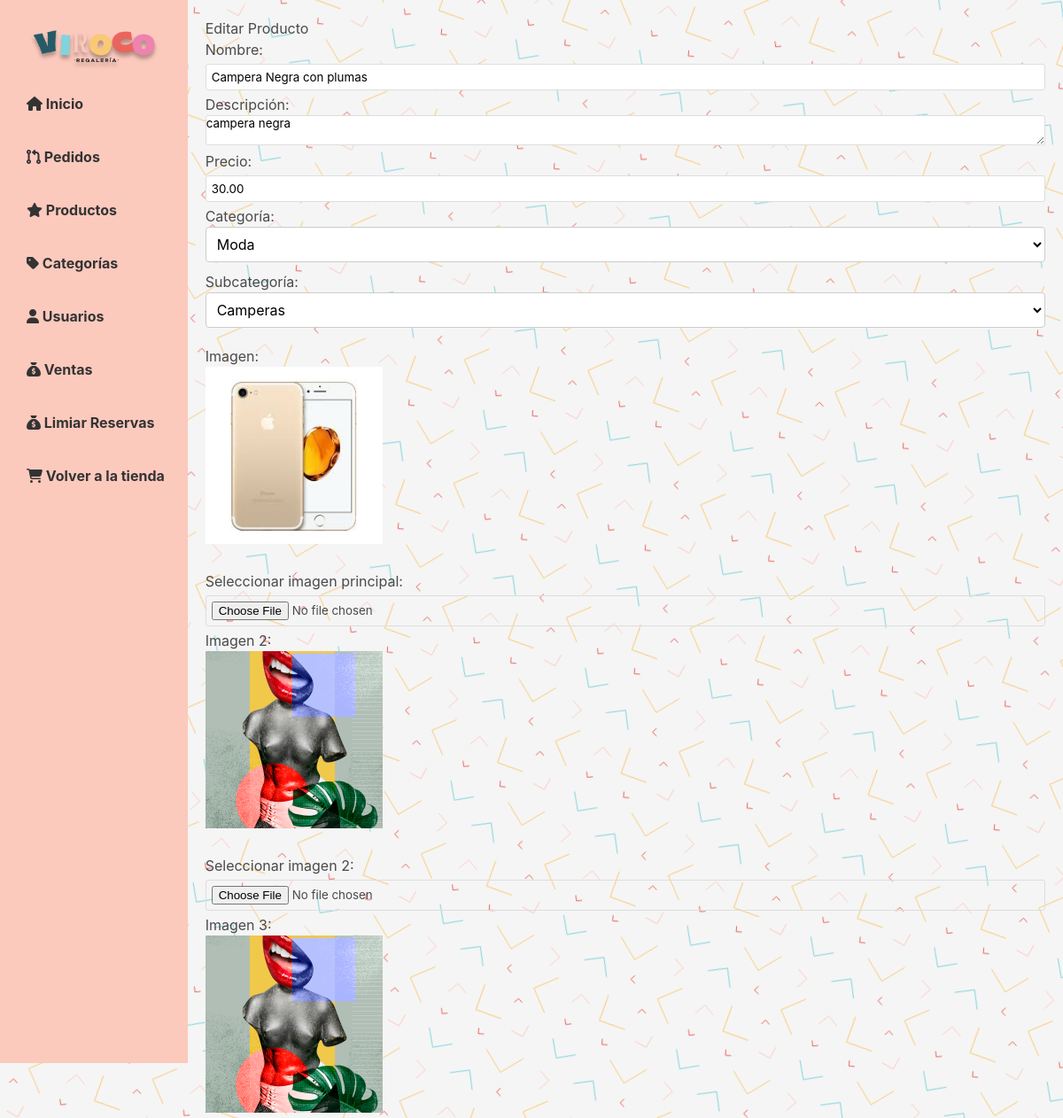
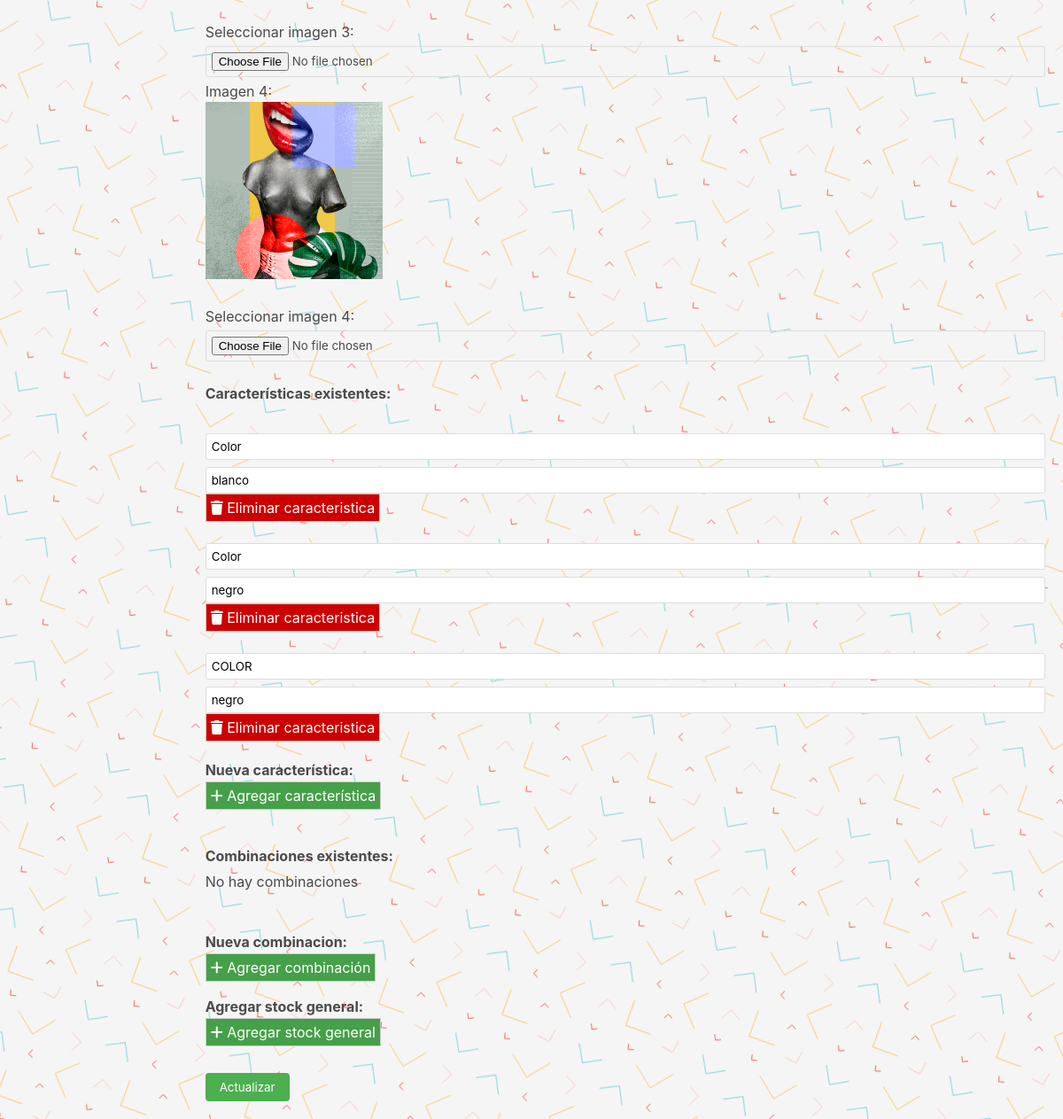
Page /admin/editar_producto.php?id=1 (signed in) on the committed database (2 pictures, top to bottom).
### tables this page shows
CREATE TABLE `productos` (
  `id` int(11) NOT NULL,
  `nombre` varchar(255) DEFAULT NULL,
  `descripcion` text DEFAULT NULL,
  `precio` decimal(10,2) DEFAULT NULL,
  `id_categoria` int(4) DEFAULT NULL,
  `id_subcategoria` int(4) NOT NULL,
  `stock` int(4) NOT NULL,
  `popular` int(11) NOT NULL DEFAULT 0,
  `imagen` varchar(255) DEFAULT NULL,
  `imagen2` text NOT NULL,
  `imagen3` text NOT NULL,
  `imagen4` text NOT NULL
);

CREATE TABLE `categorias` (
  `id_categoria` int(11) NOT NULL,
  `nombre_categoria` varchar(50) NOT NULL
);

CREATE TABLE `subcategorias` (
  `id_subcategoria` int(11) NOT NULL,
  `nombre_subcategoria` varchar(50) DEFAULT NULL,
  `id_categoria` int(11) NOT NULL
);

CREATE TABLE `caracteristicas` (
  `id_caracteristica` int(11) NOT NULL,
  `id_producto` int(11) NOT NULL,
  `nombre` varchar(50) NOT NULL,
  `valor` varchar(50) NOT NULL
);

### admin/editar_producto.php (the view, shortened to what this page needs)
<?php
require '../app/conexion.php';
$id = $_GET['id'];
$sql = "SELECT * FROM productos WHERE id = :id";
$stmt = $conexion->prepare($sql);
$stmt->execute([
    ':id' => $id
]);
$row = $stmt->fetch(PDO::FETCH_ASSOC);
$sql_categorias = "SELECT * FROM categorias";
$stmt_categorias = $conexion->prepare($sql_categorias);
$stmt_categorias->execute();
$categorias = $stmt_categorias->fetchAll(PDO::FETCH_ASSOC);
$sql_subcategorias = "SELECT * FROM subcategorias";
$stmt_subcategorias = $conexion->prepare($sql_subcategorias);
$stmt_subcategorias->execute();
$subcategorias = $stmt_subcategorias->fetchAll(PDO::FETCH_ASSOC);
$sql_combinaciones = "SELECT id_combinacion, combinacion_unica, stock FROM combinaciones_producto WHERE id_producto = :id";
$stmt_combinaciones = $conexion->prepare($sql_combinaciones);
$stmt_combinaciones->execute([':id' => $id]);
$combinaciones_actuales = $stmt_combinaciones->fetchAll(PDO::FETCH_ASSOC);
$sql_caracteristicas = "SELECT * FROM caracteristicas WHERE id_producto = :id";
$stmt_caracteristicas = $conexion->prepare($sql_caracteristicas);
$stmt_caracteristicas->execute([
    ':id' => $id
]);
$caracteristicas = $stmt_caracteristicas->fetchAll(PDO::FETCH_ASSOC);
?>
<!DOCTYPE html>
<html>
<head>
    <link rel="stylesheet" href="../estilos/estilo_admin.css">
    <link rel="stylesheet" href="https://cdnjs.cloudflare.com/ajax/libs/bulma/0.7.2/css/bulma.min.css">
</head>
<body>
    <div id="wrapper">
        <?php
            include('navbar_admin.php')
        ?>
        <div id="main">
            <h1>Editar Producto</h1>
            <form action="editar_producto.php" method="POST" enctype="multipart/form-data">
                <label for="nombre">Nombre:</label>
                <input type="text" name="nombre" id="nombre" value="<?php echo $row['nombre'] ?>"><br>
                <label for="descripcion">Descripción:</label>
                <textarea name="descripcion" id="descripcion"><?php echo $row['descripcion'] ?></textarea><br>
                <label for="precio">Precio:</label>
                <input type="number" step="0.01" name="precio" id="precio" value="<?php echo $row['precio'] ?>"><br>
                <label for="categoria">Categoría:</label>
                <select name="categoria" id="categoria">
                    <?php foreach($categorias as $categoria): ?>
                        <option value="<?php echo $categoria['id_categoria'] ?>"<?php if($categoria['id_categoria'] == $row['id_categoria']): ?> selected<?php endif; ?>><?php echo $categoria['nombre_categoria'] ?></option>
                    <?php endforeach; ?>
                </select><br>
                <label for="subcategoria">Subcategoría:</label>
                <select name="subcategoria" id="subcategoria">
                    <?php foreach($subcategorias as $subcategoria): ?>
                        <option value="<?php echo $subcategoria['id_subcategoria'] ?>"<?php if($subcategoria['id_subcategoria'] == $row['id_subcategoria']): ?> selected<?php endif; ?>><?php echo $subcategoria['nombre_subcategoria'] ?></option>
                    <?php endforeach; ?>
                </select><br>
                <?php
                    echo "<label for='imagen'>Imagen:</label>";
                    echo "<br>";
                    echo "<img class='ajuste_img2' src='" . $row['imagen'] . " ' height='150'>";
                    echo "<br><br>";
                ?>
                <label for="imagen">Seleccionar imagen principal:</label>
                <input type="file" name="imagen" id="imagen" accept="image/*"><br>
                <?php
                    echo "<label for='imagen2'>Imagen 2:</label>";
                    echo "<br>";
                    echo "<img src='" . $row['imagen2'] . "' height='150'>";
                    echo "<br><br>";
                ?>
                <label for="imagen2">Seleccionar imagen 2:</label>
                <input type="file" name="imagen2" id="imagen2" accept="image/*"><br>
                <?php
                    echo "<label for='imagen3'>Imagen 3:</label>";
                    echo "<br>";
                    echo "<img src='" . $row['imagen3'] . "' height='150'>";
                    echo "<br><br>";
                ?>
                <label for="imagen3">Seleccionar imagen 3:</label>
                <input type="file" name="imagen3" id="imagen3" accept="image/*"><br>
                <?php
                    echo "<label for='imagen4'>Imagen 4:</label>";
                    echo "<br>";
                    echo "<img src='" . $row['imagen4'] . "' height='150'>";
                    echo "<br><br>";
                ?>
                <label for="imagen4">Seleccionar imagen 4:</label>
                <input type="file" name="imagen4" id="imagen4" accept="image/*"><br>
                <h3 style="margin-top: 20px; margin-bottom: 5px; font-weight: bold;">Características existentes:</h3>
                <div id="contenedorCaracteristicasExistentes">
                    <?php foreach ($caracteristicas as $caracteristica) { ?>
                        <div class="campoCaracteristicaExistente"><br>
                            <input type="text" name="oldcaracteristicas[<?php echo $caracteristica['id_caracteristica'] ?>][nombre]" placeholder="Nombre" value="<?php echo $caracteristica['nombre'] ?>">
                            <input type="text" name="oldcaracteristicas[<?php echo $caracteristica['id_caracteristica'] ?>][valor]" placeholder="Valor" value="<?php echo $caracteristica['valor'] ?>">
                            <br><span class="eliminar" onclick="eliminarCampoCaracteristica(this)" style="width: 50px; height: 50px; color: #fff; background-color: #cc0000; cursor: pointer; padding: 5px; border: 1px solid #ccc;"><i class="fas fa-trash"></i> Eliminar caracteristica</span>
                        </div>
                    <?php } ?>
                </div>
                <br><h3 style="margin-bottom: 5px; font-weight: bold;">Nueva característica:</h3>
                <div id="contenedorCaracteristicas">
                    <span class="agregar" onclick="agregarCampoCaracteristica()" style="width: 50px; height: 50px; color: #fff; background-color: #45a049; cursor: pointer; padding: 5px; border: 1px solid #ccc;"><i class="fas fa-plus"></i> Agregar característica</span>
                </div>
                <br><h3 style="margin-top: 20px; margin-bottom: 5px; font-weight: bold;">Combinaciones existentes:</h3>
                <div id="contenedorCombinacionesExistentes">
                    <?php
                    if (count($combinaciones_actuales) == 0) { ?>
                    <p>No hay combinaciones</p>
                    <?php } else {
                        foreach ($combinaciones_actuales as $combinacion) { ?>
                        <div class="campoCombinacionExistente">
                            <label>Combinación: <?php echo $combinacion['combinacion_unica']; ?></label><br>
                            <label>Stock:</label>
                            <input type="number" name="oldcombinaciones[<?php echo $combinacion['id_combinacion']; ?>][stock]" value="<?php echo $combinacion['stock']; ?>">
                        </div>
                    <?php }};?>
                </div>
                <br><h3 style="margin-top: 20px; margin-bottom: 5px; font-weight: bold;">Nueva combinacion:</h3>
                <div id="contenedorCombinaciones">
                    <span class="agregar" onclick="agregarCampoCombinacion()" style="width: 50px; height: 50px; color: #fff; background-color: #45a049; cursor: pointer; padding: 5px; border: 1px solid #ccc;"><i class="fas fa-plus"></i> Agregar combinación</span>
                </div>
                <h3 style="margin-top: 20px; margin-bottom: 5px; font-weight: bold;">Agregar stock general:</h3>
                <span class="agregar" id="agregarStockGeneral" onclick="mostrarInputStockGeneral()" style="width: 50px; height: 50px; color: #fff; background-color: #45a049; cursor: pointer; padding: 5px; border: 1px solid #ccc;"><i class="fas fa-plus"></i> Agregar stock general</span>
                <br>
                <br><input type="submit" name="submit" value="Actualizar" style="margin-top: 10px;">
            </form>
        </div>
    </div>
</body>
</html>

### estilos/estilo_admin.css (style rules this page uses)
:root { --rosa-fuerte: #ed83ae; --rosa-claro: #fdc9bd; --azul: #255a66; --celeste: #7fd4dd; --amarillo: #f9c973; --rojo: #ea645e; }
body { background-image: var(--fondo-fit-f4-zoom); background-repeat: repeat; font-family: Arial, sans-serif; margin: 0; padding: 0; }
#wrapper { display: flex; height: max-content; }
#main { padding: 20px; width: 100%; height: max-content; }
h1 { margin-top: 0; }
input[type="text"], textarea, input[type="number"], input[type="file"] { border: 1px solid #ddd; padding: 6px; width: 100%; margin: 4px 0; box-sizing: border-box; border-radius: 3px; }
input[type="submit"] { background-color: #4CAF50; color: #fff; padding: 8px 16px; border: none; border-radius: 4px; cursor: pointer; }
select#categoria { padding: 8px; border: 1px solid #ccc; border-radius: 4px; width: 100%; font-size: 16px; background-color: #fff; margin-bottom: 10px; }
select#subcategoria { padding: 8px; border: 1px solid #ccc; border-radius: 4px; width: 100%; font-size: 16px; background-color: #fff; margin-bottom: 20px; }
.ajuste_img2 { width: 200px; }

### rows in the picture
productos: nombre "Campera Negra con plumas", descripcion "campera negra", precio "30.00", categoria "Moda", subcategoria "Camperas", imagen (picture), imagen2 (picture), imagen3 (picture), imagen4 (picture)
caracteristicas: nombre "Color", valor "blanco"
caracteristicas: nombre "Color", valor "negro"
caracteristicas: nombre "COLOR", valor "negro"
